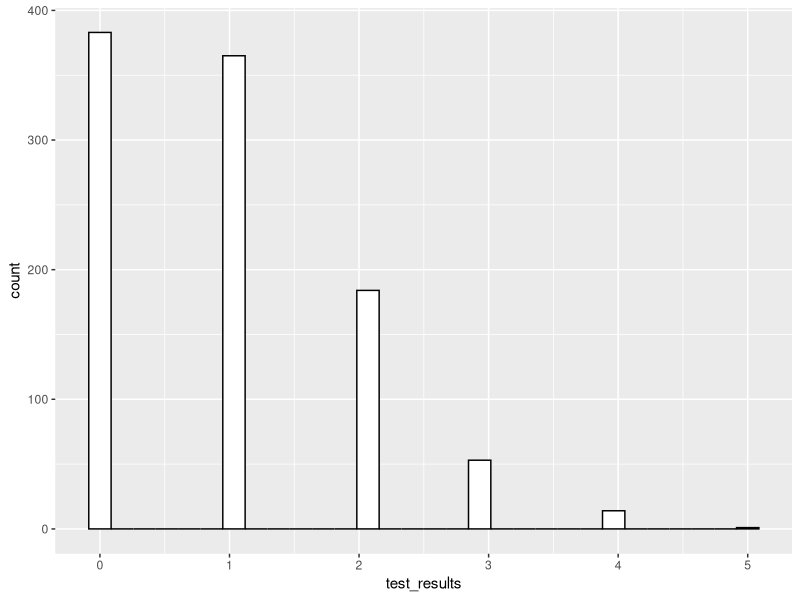

The R script that drew this image:
## ---- chunk 1
knitr::opts_chunk$set(echo = TRUE)
library(tidyverse)
## ---- chunk 2
sample_average_clumps <- function(num_M, num_F, table_size) {
  members <- rep(c("M", "F"), c(num_M, num_F))
  
  random_assignment <- sample(members)
  table_assignments <- split(random_assignment, ceiling(seq_along(random_assignment)/table_size))
  
  total_clumps <- 0
  for (table in table_assignments) {
    if (length(unique(table)) == 1) {
      total_clumps <- total_clumps + 1
    }
  }
  
  #avg_clumps <- total_clumps / length(table_assignments) 
  total_clumps
}

num_M = 18
num_F = 18
table_size = 4

test_results <- c()
for (i in 1:1000) {
  test_results <- test_results %>% 
    append(sample_average_clumps(num_M, num_F, table_size))
}

ggplot() + aes(test_results)+ geom_histogram(colour="black", fill="white")
